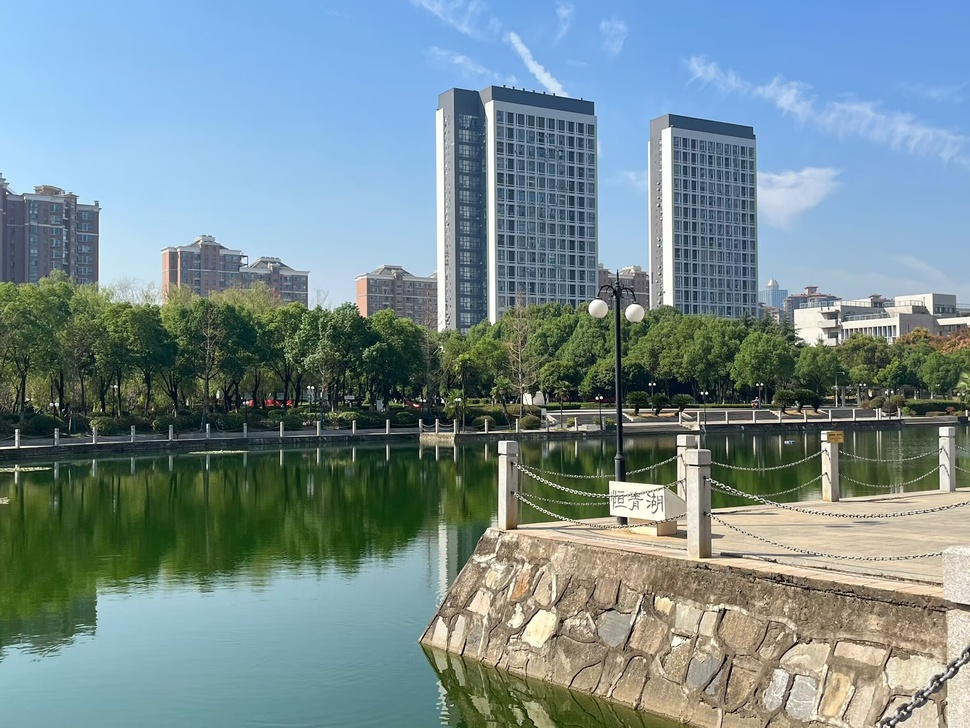
#> input picture 2.jpg, 970 x 728 px, shrunk from 2362 x 1772 before the run
$ python 'canny算子边缘检测.py'
#> lines starting #> are read from the running program, lines starting #| are printed output that depends on the picture; after the words box and inside, x2 and y2 are one past the last pixel; in counts of white or black regions, pixels touching at a corner belong together
import cv2
import matplotlib.pyplot as plt

# 1. 读取灰度图像
image = cv2.imread("2.jpg", cv2.IMREAD_GRAYSCALE)
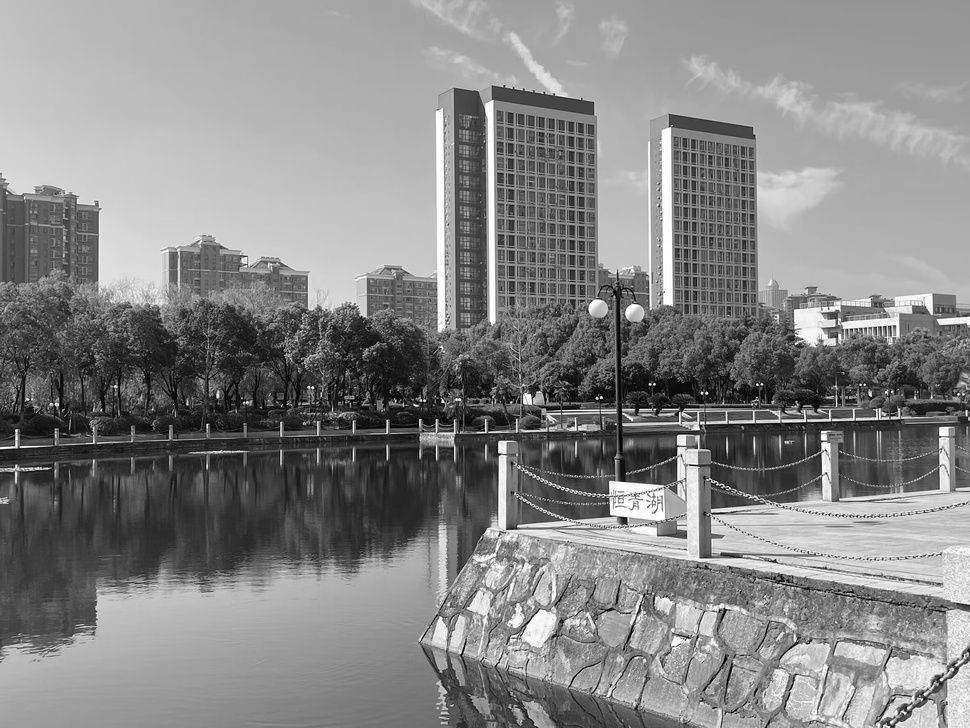
#> image: shape (728, 970); min 0, max 255, mean 134

# 2. 对图像进行高斯平滑处理（Canny 算子依赖平滑）
smoothed_image = cv2.GaussianBlur(image, (5, 5), 1)

# 3. Canny 边缘检测
# 参数 100 和 200 分别为低阈值和高阈值，可根据图像调整
edges = cv2.Canny(smoothed_image, 100, 200)
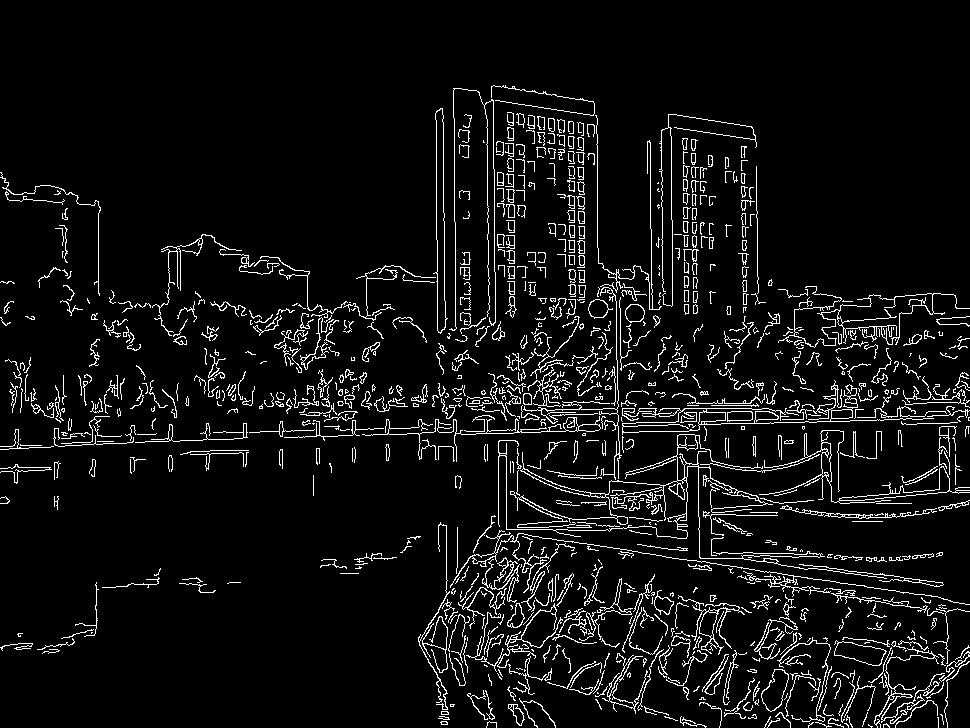
#> edges: shape (728, 970); 6.5% white in thin lines or dots, all inside (x1, y1, x2, y2) = (0, 85, 970, 728)

# 4. 显示结果
plt.figure(figsize=(12, 6))
plt.subplot(1, 3, 1), plt.title("Original Image"), plt.imshow(image, cmap="gray")
plt.subplot(1, 3, 2), plt.title("Smoothed Image"), plt.imshow(smoothed_image, cmap="gray")
plt.subplot(1, 3, 3), plt.title("Canny Edges"), plt.imshow(edges, cmap="gray")
plt.tight_layout()
plt.show()
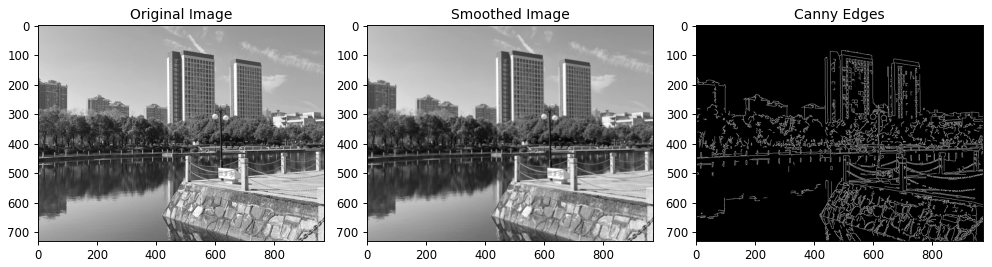
#> figure drawn by matplotlib, 3 panels

$ run again, with 1.jpg copied over 2.jpg
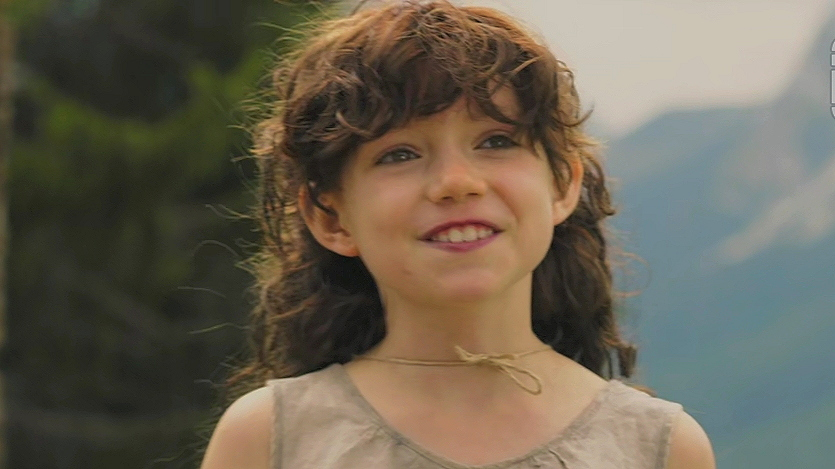
#> input picture 1.jpg, 835 x 469 px
#> `edges = cv2.Canny(smoothed_image, 100, 200)`:
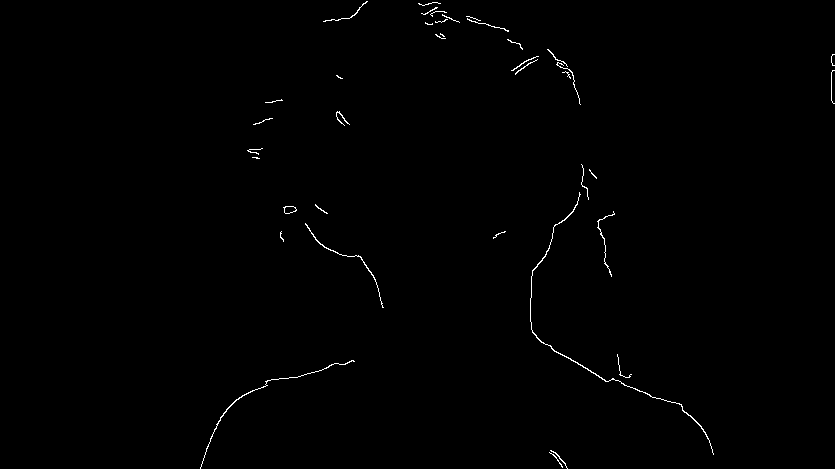
#> edges: shape (469, 835); 0.48% white in thin lines or dots, all inside (x1, y1, x2, y2) = (200, 1, 835, 469)
#> `plt.show()`:
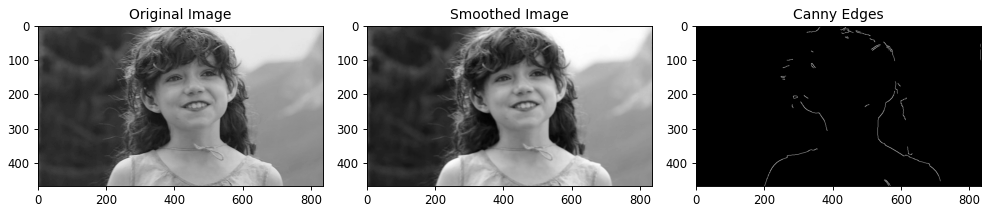
#> figure drawn by matplotlib, 3 panels

$ run again, with 3.png saved as 2.jpg
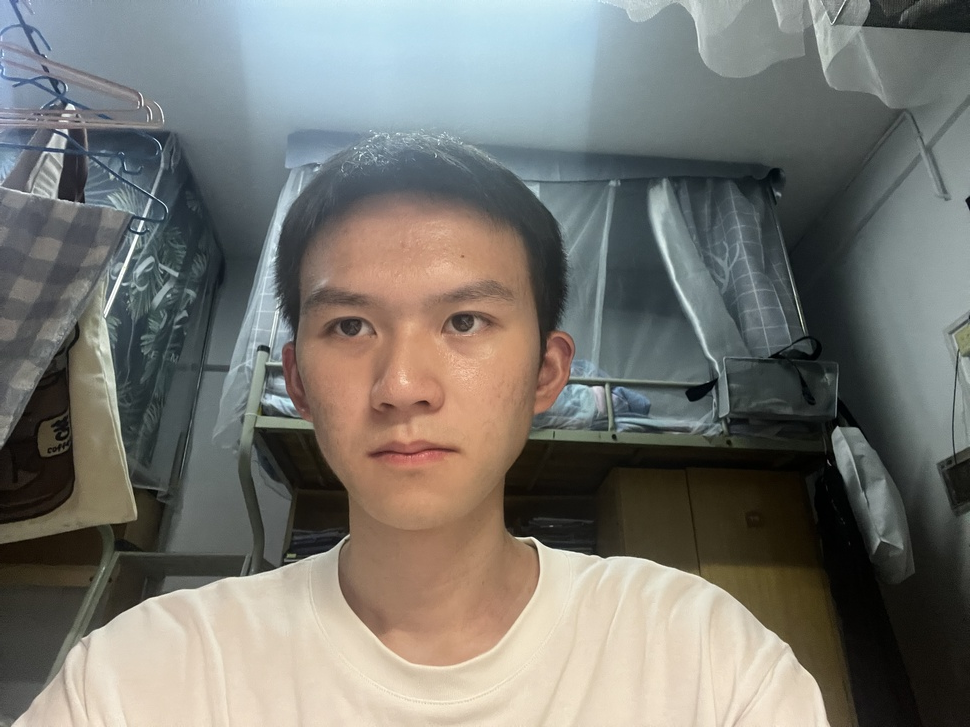
#> input picture 3.png, 970 x 727 px, shrunk from 4032 x 3024 before the run
#> `edges = cv2.Canny(smoothed_image, 100, 200)`:
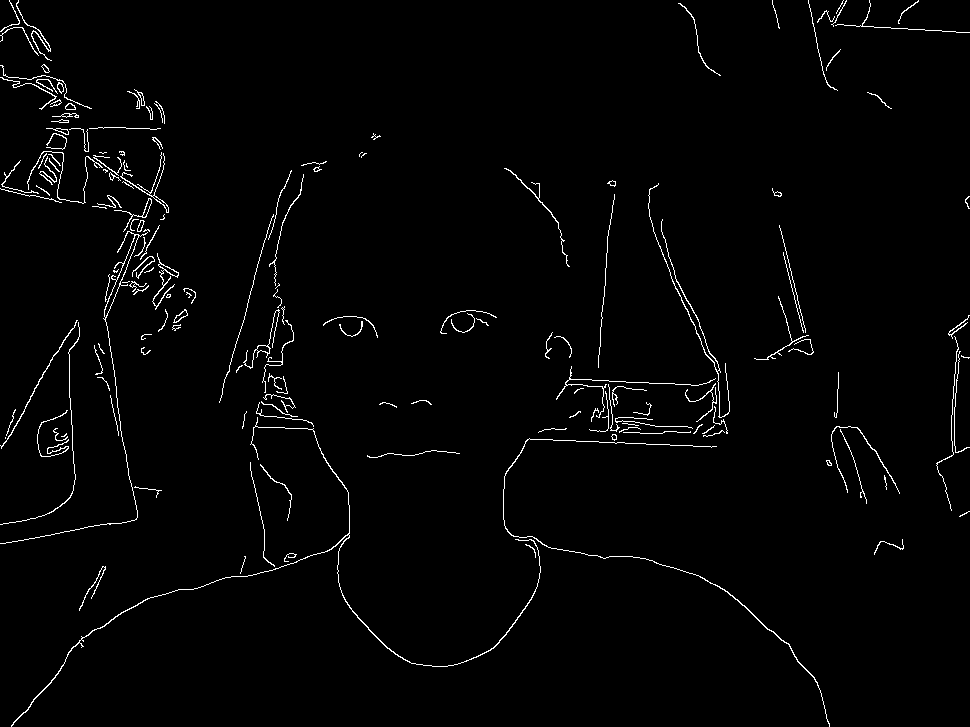
#> edges: shape (727, 970); 1.8% white in thin lines or dots
#> `plt.show()`:
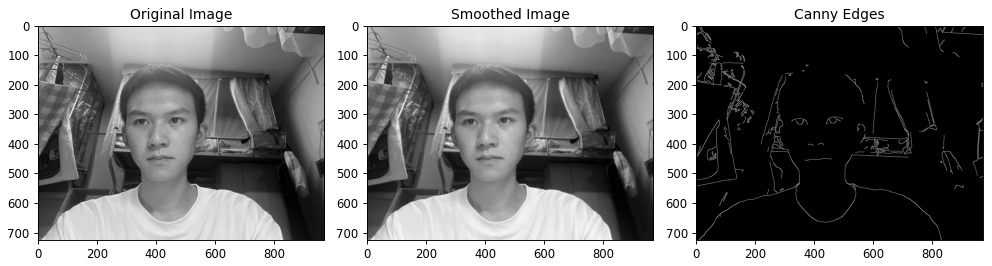
#> figure drawn by matplotlib, 3 panels
